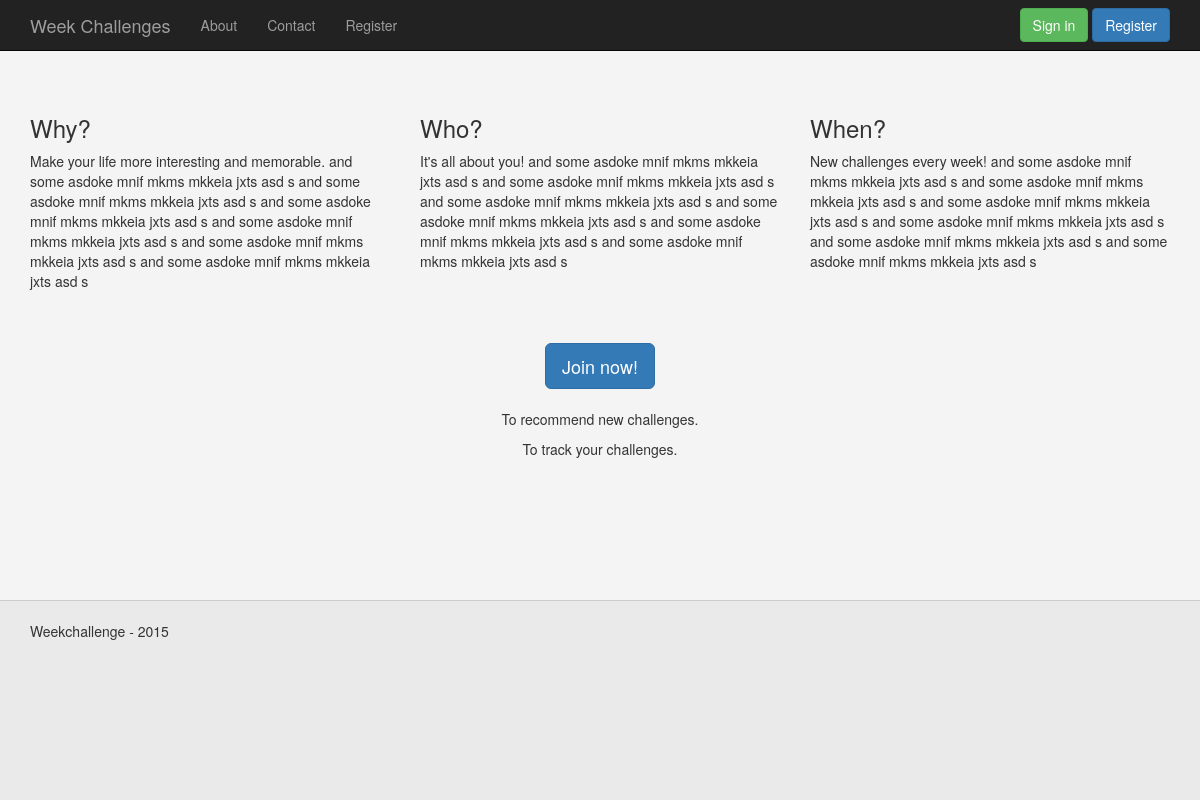
The app's page /, older data.
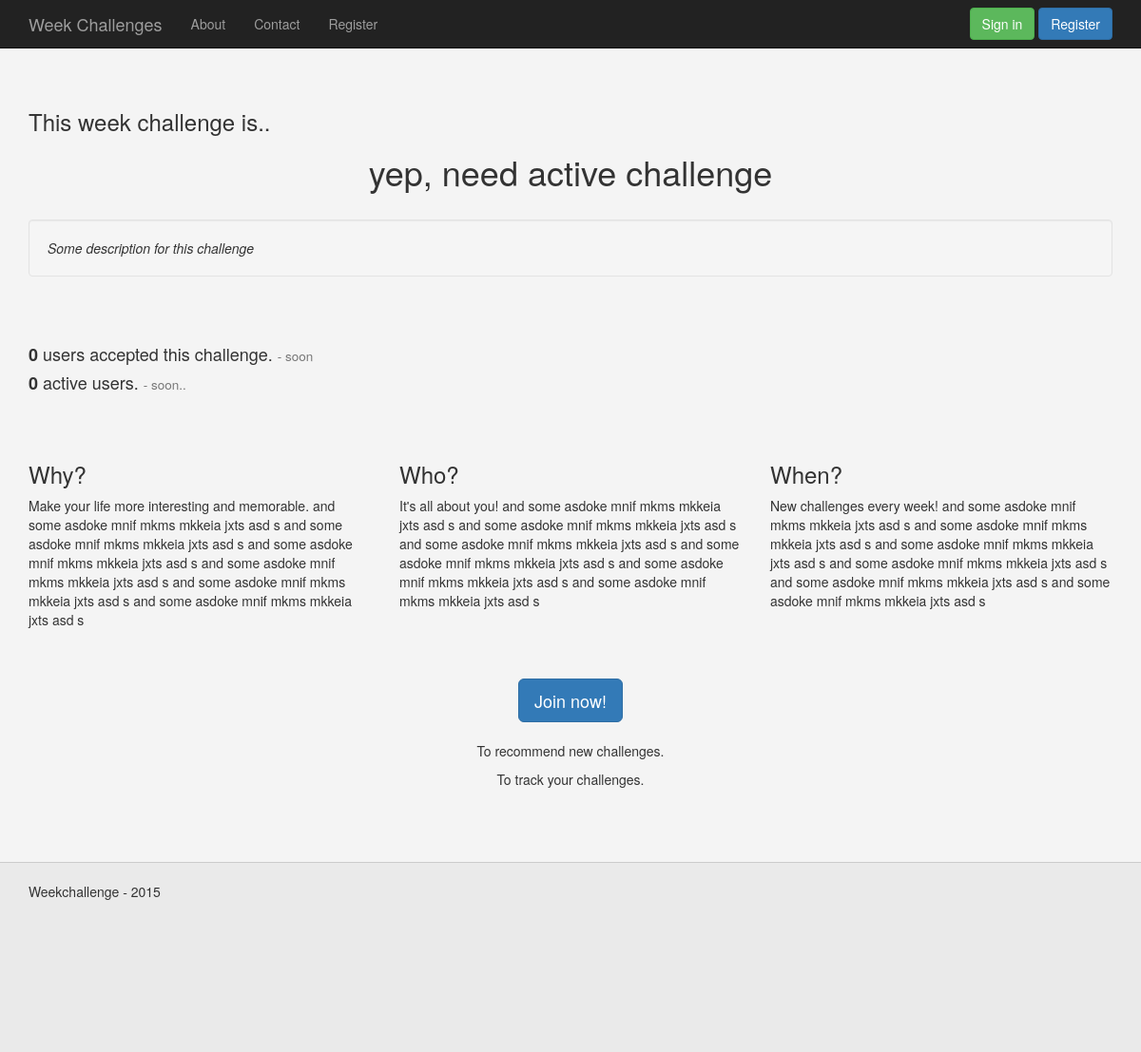
The same page, newer data.
### WeekChallenge/models.py (models this page shows, shortened)
class Challenge(models.Model):
    title = models.CharField(max_length=150)
    description = models.CharField(max_length=5000)
    user_id = models.IntegerField(default=0)
    username = models.CharField(max_length=75)
    state = models.IntegerField(default=0)
    accept_count = models.IntegerField(default=0)
    date = models.DateTimeField('date added')

### WeekChallenge/views.py (the view)
# urls.py: url(r'^$', views.index, name='index'),
def index(request):
    select_challenge = Challenge.objects.filter(state=2)[:1]
    context = {'select_challenge': select_challenge}
    return render(request, 'WeekChallenge/index.html', context)

### WeekChallenge/templates/WeekChallenge/index.html (shortened to what this page needs)
<!DOCTYPE HTML>
<html>
<head>
    {% load staticfiles %}
    <link rel="stylesheet" type="text/css" href="{% static 'WeekChallenge/bootstrap/css/bootstrap.min.css' %}">
    <link rel="stylesheet" type="text/css" href="{% static 'WeekChallenge/css/style.css' %}">
</head>
<body>
    {% include "WeekChallenge/base/navigation_bar.html" %}
    <div class="wrap">
        <div class="container">
            {% for c in select_challenge %}
                <div class="row">
                    <div class="col-md-12">
                        <h3>This week challenge is..</h3>
                        <center>
                            <h1>{{ c.title }}</h1>
                        </center>
                        <br>
                        <i>
                            <div class="well">
                                {{ c.description }}
                            </div>
                        </i>
                    </div>
                </div>
                <div class="row">
                    <div class="col-md-9">
                        <h4><b>{{ c.accept_count }}</b> users accepted this challenge. <small> - soon</small></h4>
                        <h4><b>0</b> active users. <small> - soon..</small></h4>
                    </div>
                    <div class="col-md-3">
                    </div>
                </div>
            {% endfor %}
            <div class="row">
                <div class="col-md-4">
                        <h3>Why?</h3>
                        <p>Make your life more interesting and memorable. and some asdoke mnif mkms mkkeia jxts asd s
                            and some asdoke mnif mkms mkkeia jxts asd s and some asdoke mnif mkms mkkeia jxts asd s
                            and some asdoke mnif mkms mkkeia jxts asd s and some asdoke mnif mkms mkkeia jxts asd s
                            and some asdoke mnif mkms mkkeia jxts asd s
                        </p>
                </div>
                <div class="col-md-4">
                       <h3>Who?</h3>
                        <p>It's all about you! and some asdoke mnif mkms mkkeia jxts asd s
                            and some asdoke mnif mkms mkkeia jxts asd s and some asdoke mnif mkms mkkeia jxts asd s
                            and some asdoke mnif mkms mkkeia jxts asd s and some asdoke mnif mkms mkkeia jxts asd s
                            and some asdoke mnif mkms mkkeia jxts asd s </p>
                </div>
                <div class="col-md-4">
                        <h3>When?</h3>
                        <p>New challenges every week! and some asdoke mnif mkms mkkeia jxts asd s
                            and some asdoke mnif mkms mkkeia jxts asd s and some asdoke mnif mkms mkkeia jxts asd s
                            and some asdoke mnif mkms mkkeia jxts asd s and some asdoke mnif mkms mkkeia jxts asd s
                            and some asdoke mnif mkms mkkeia jxts asd s </p>
                </div>
            </div>
            {% if user.is_authenticated %}
            {% else %}
                <div class="row">
                    <div class="col-md-12">
                        <center>
                            <a href="/register" class="btn btn-primary btn-lg">Join now!</a>
                            <br><br>
                            <p>To recommend new challenges.</p>
                            <p>To track your challenges.</p>
                        </center>
                    </div>
                </div>
            {% endif %}
        </div>
    </div>
    {% include "WeekChallenge/base/foot.html" %}
</body>
</html>

Row changes from the older to the newer data that the page shows:
added Challenge: title "yep, need active challenge", description "Some description for this challenge", accept_count "0"
